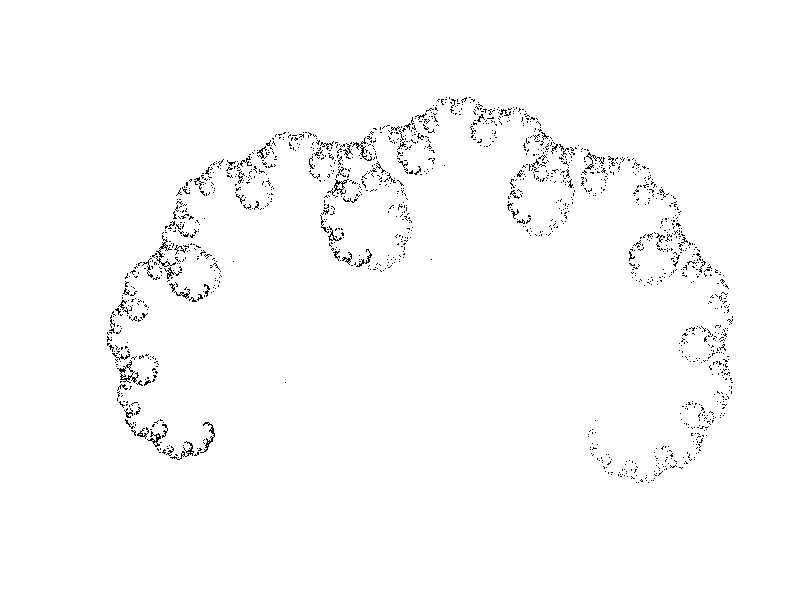

This figure's R source:
a=complex(re=0.4, im=0.4)

z0=complex(re=0.2, im=0.1)

x=rep(0,10000)
y=rep(0,10000)
x[1]=Re(z0)
y[1]=Im(z0)


for (i in 2:10000){
  
  
  r = 100*runif(1)
  if (r <= 50){
    
    z1 = a*z0
  }   
  if (r>50){
    z1 = a + (1-a)*z0}
  x[i]=Re(z0)
  y[i]=Im(z0)
  
  z0=z1
}

plot(x,y,type='p',pch=".", axes=FALSE, xlab=' ', ylab=' ')
